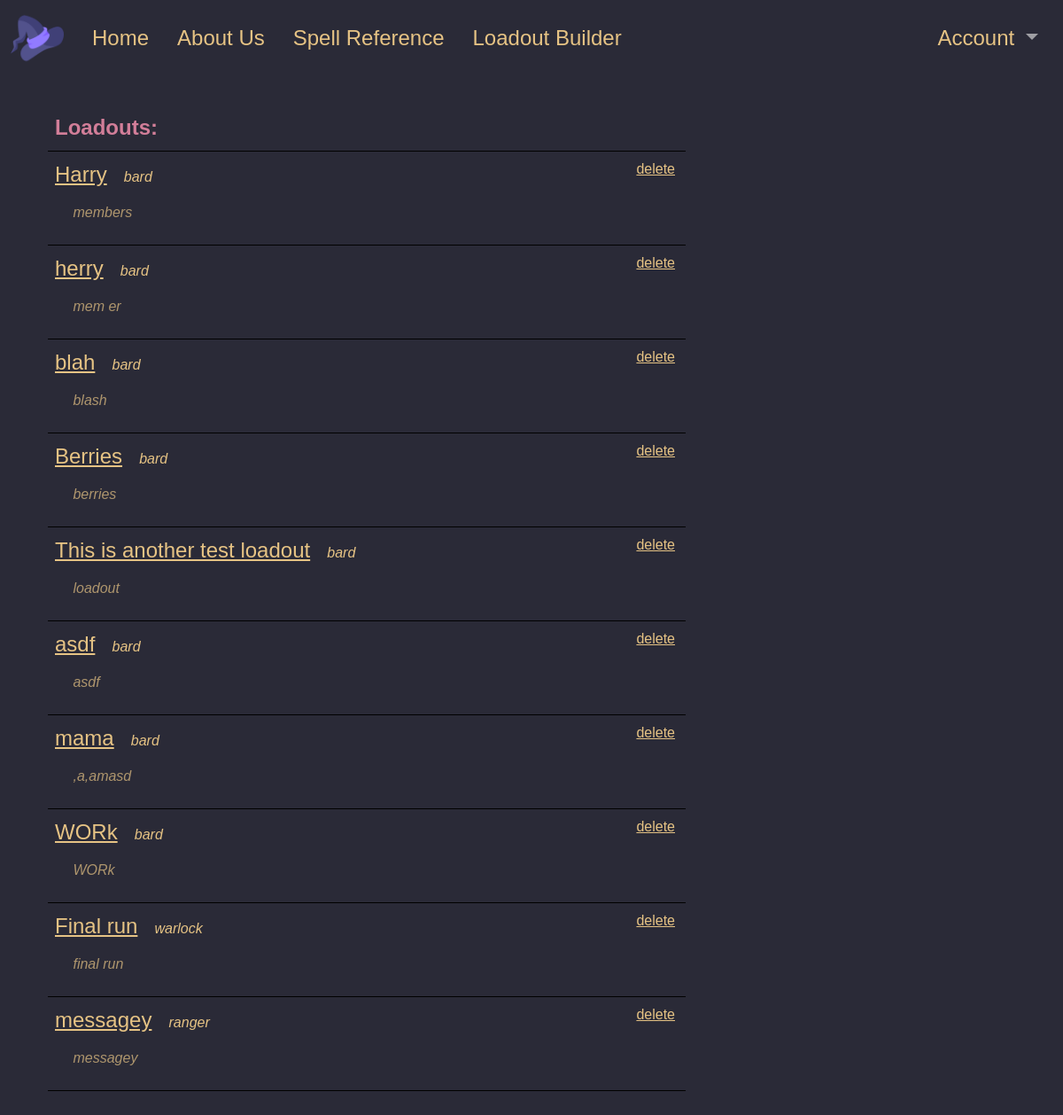
/myloadouts (signed in), run on an earlier commit of the app's database.
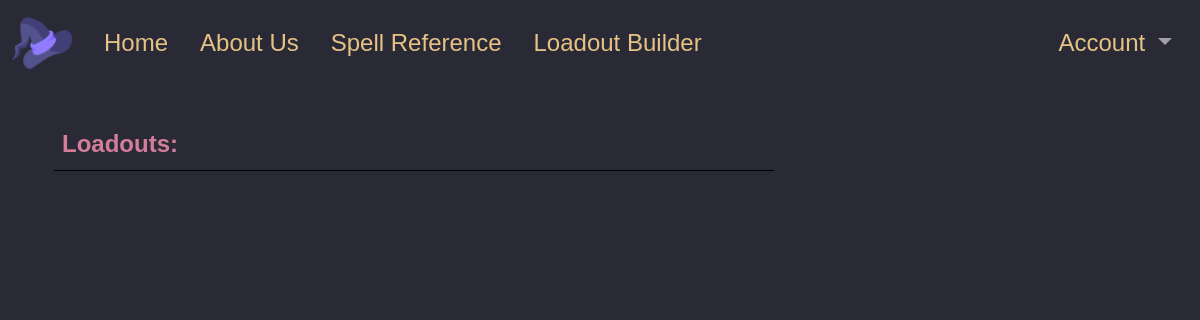
And on a later commit of the database.
### tables this page shows
CREATE TABLE loadouts (
    loadout_id INTEGER PRIMARY KEY,
    user_id INTEGER,
    loadout_name TEXT NOT NULL,
    class TEXT NOT NULL,
    description TEXT,
    spell_name TEXT NOT NULL
);

### run.py (the view)
@app.route('/myloadouts', methods=['GET', 'POST'])
def myloadouts():
    if 'user' in session.keys():
        loadouts = get_db().get_user_loadouts(session['user']['id'])
        loadout_names = []
        unique_loadouts = []
        for loadout in loadouts:
            name = loadout[2]
            if name not in loadout_names:
                unique_loadouts.append(loadout)
                loadout_names.append(name)
        print(loadout_names)
        return render_template('myloadouts.html',loadouts = unique_loadouts)

### db.py (called while the page is built)
    def select(self, sql, parameters=[]):
        c = self.conn.cursor()
        c.execute(sql, parameters)
        return c.fetchall()

    def get_user_loadouts(self, user_id):
        data = self.select('SELECT distinct * FROM loadouts WHERE loadouts.user_id = ?', [user_id])
        return data

### run.py (called while the page is built)
def get_db():
    db = getattr(g, '_database', None)
    if db is None:
        db = Database(DATABASE_PATH)
    return db

### templates/myloadouts.html (shortened to what this page needs)
{% extends "base.html" %} {% block title %}Builder{%endblock%}
{%block content%}
<div class = 'row'>
    <div class="col-md-8">
        <table class = "table border-black" id = "loadout-list">
            <thead>
                <tr>
                    <th class = "tref-h">Loadouts:</th>
                </tr>
            </thead>
            <tbody>
                {%for loadout in loadouts%}
                    <tr>
                        <td class = 'tref'>
                            <a class = "loadout-select" href="{{ url_for('loadout', loadout_id=loadout[2]) }}">{{loadout[2]}}</a>
                            <p style="display:inline-block;font-size: 1rem;">&ensp; <em>{{loadout[3]}}</em></p>
                            <a class="delete" href="#" style = "float:right; display:inline-block; padding-right:4px; font-size:1rem" data-name="{{loadout[2]}}">delete</a>
                            {%if loadout[4] == "" %}
                                <p style="font-size: 1rem;opacity: 0.7;">&emsp; <em>no description </em></p>
                            {%else%}
                                 <p style="font-size: 1rem;opacity: 0.7;">&emsp; <em>{{loadout[4]}}</em></p>
                            {%endif%}
                        </td>
                    </tr>
                {%endfor%}
            </tbody>
        </table>
    </div>
</div>
{%endblock%}

### templates/base.html (shortened to what this page needs)
<!DOCTYPE html>
<html>
<head>
    <link href="https://cdn.jsdelivr.net/npm/bootstrap@5.3.2/dist/css/bootstrap.min.css"
    rel="stylesheet"
>
    <link rel="stylesheet" href="/static/css/base.css">
    <link rel="stylesheet" href="/static/css/loadouts.css">
</head>
<body>
    <header>
        <div class="container-xxl">
            <div class="row">
                <div class="col">
                    <nav class="navbar navbar-expand-md navbar-dark">
                        <a class="navbar-brand" href="/"><img src="/static/img/witch-hat.png" style="max-height: 60px;"></a>
                        <div class="collapse navbar-collapse" id="navbarSupportedContent">
                            <ul class="navbar-nav me-auto">
                                <li class="header-unselected nav-item{% if active == 'Home' %} header-selected active{% endif %}">
                                    <a class="nav-link" href="/">Home</a>
                                </li>
                                <li class="header-unselected nav-item{% if active == 'About' %} header-selected active{% endif %}">
                                    <a class="nav-link" href="/about">About Us</a>
                                </li>
                                <li class="header-unselected nav-item{% if active == 'Spell Reference' %} header-selected active{% endif %}">
                                    <a class="nav-link" href="/spell_reference">Spell Reference</a>
                                </li>
                                <li class="header-unselected nav-item{% if active == 'Loadout Builder' %} header-selected active{% endif %}">
                                    <a class="nav-link" href="/builder1">Loadout Builder</a>
                                </li>
                            </ul>
                            <ul class="navbar-nav">
                                <li class="nav-item dropdown">
                                    <a class="nav-link dropdown-toggle header-unselected" href="#" id="navbarDropdown" role="button"
                                        data-bs-toggle="dropdown" aria-haspopup="true" aria-expanded="false">
                                        Account
                                    </a>
                            </ul>
                        </div>
                    </nav>
                </div>
            </div>
        </div>
    </header>
    <main>
        <div class="container-lg content">
            {% block content %}{% endblock %}
        </div>
    </main>
</body>
</html>

### static/css/base.css (style rules this page uses)
body { font-family: 'Baskerville', 'Trebuchet MS', sans-serif; font-size: 1.5rem; background: #2A2A37; }
header { background: #2A2A37; }
.header-unselected { -webkit-text-fill-color: #E6C384; }
.navbar-expand-md .navbar-nav .nav-link { padding-left: 1rem; padding-right: 1rem; }
.content { padding: 2rem 1.5rem; }
thead th { position:sticky;top: 0; z-index: 1; }
.tref-h { background-color: #2A2A37 !important; -webkit-text-fill-color: #D27E99; }

What changed in the data, as far as the page shows it:
removed loadouts: loadout_name "Harry", class "bard", description "members"
removed loadouts: loadout_name "herry", class "bard", description "mem er"
removed loadouts: loadout_name "blah", class "bard", description "blash"
removed loadouts: loadout_name "Berries", class "bard", description "berries"
removed loadouts: loadout_name "This is another test loadout", class "bard", description "loadout"
removed loadouts: loadout_name "asdf", class "bard", description "asdf"
removed loadouts: loadout_name "mama", class "bard", description ",a,amasd"
removed loadouts: loadout_name "WORk", class "bard", description "WORk"
removed loadouts: loadout_name "Final run", class "warlock", description "final run"
removed loadouts: loadout_name "messagey", class "ranger", description "messagey"
